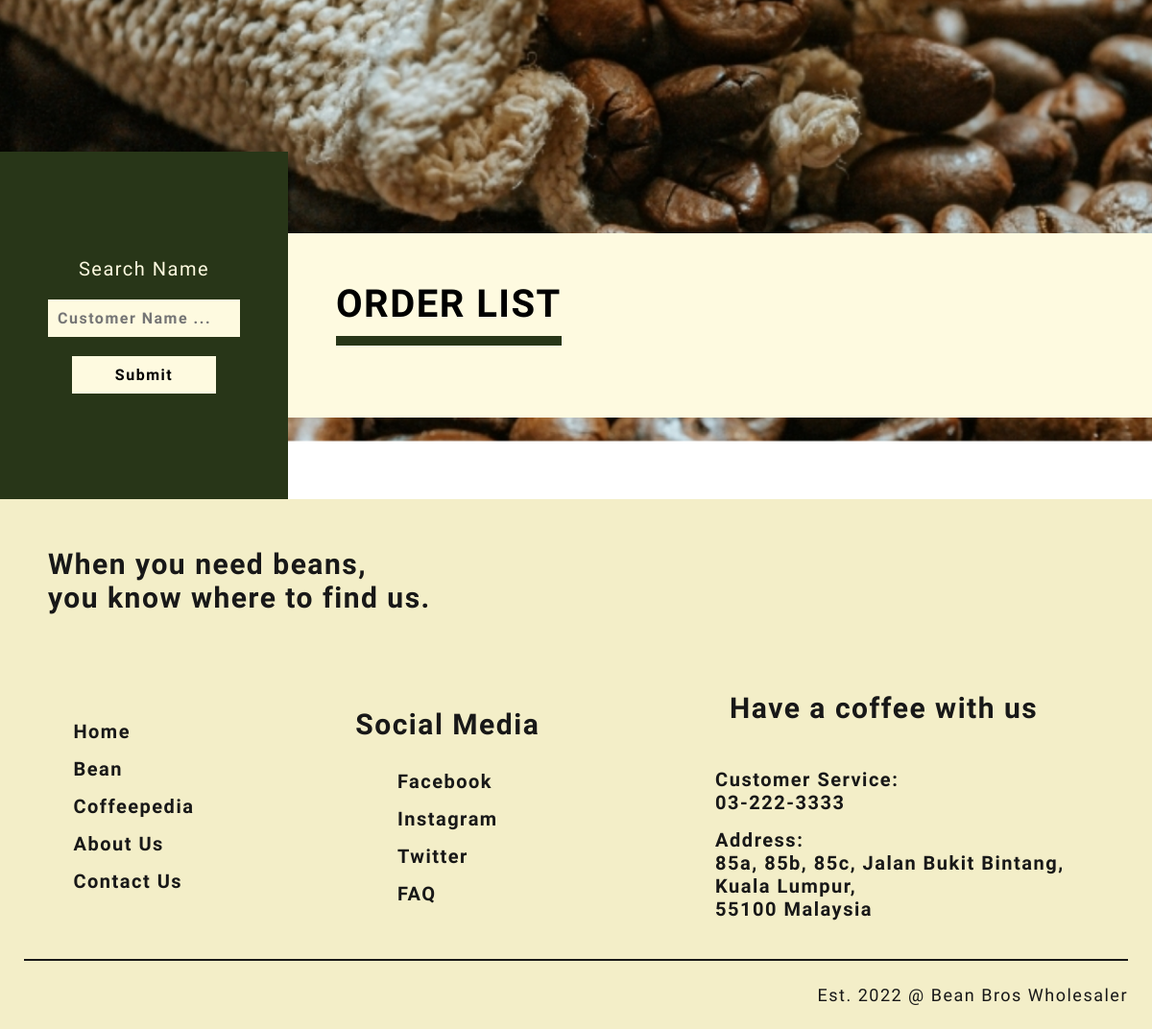
/php/checkorder.php (lower part), run on an earlier commit of the app's database.
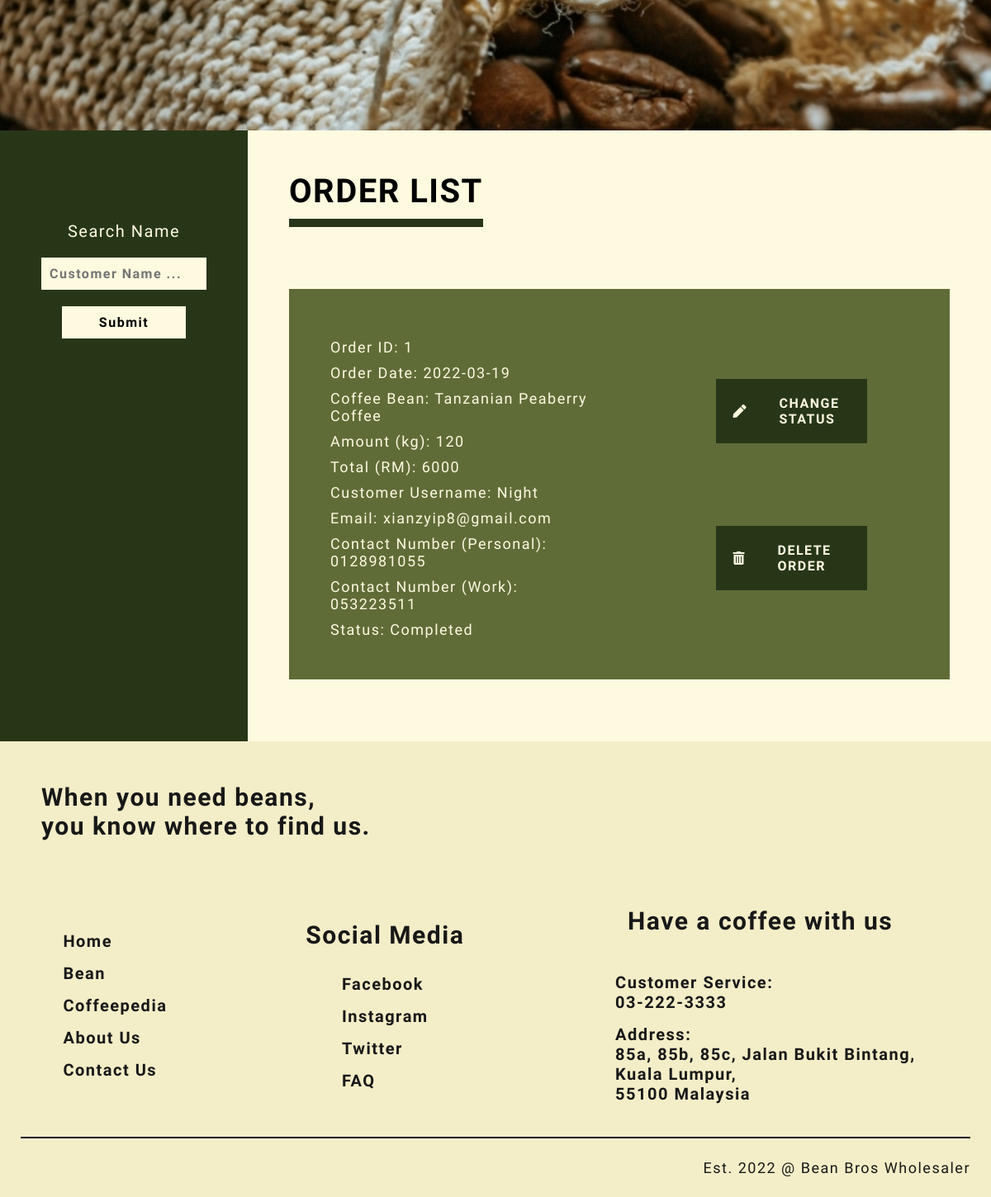
And on a later commit of the database.
### tables this page shows
CREATE TABLE IF NOT EXISTS `customer_order` (
  `Order_ID` int(255) NOT NULL AUTO_INCREMENT,
  `Customer_ID` int(255) NOT NULL,
  `Bean_ID` int(255) NOT NULL,
  `Coffee_Bean` text NOT NULL,
  `Amount` int(255) NOT NULL,
  `Price_Per_kg` int(255) NOT NULL,
  `Total` int(255) NOT NULL,
  `Status` text NOT NULL,
  `Order_Date` date NOT NULL,
  PRIMARY KEY (`Order_ID`),
  KEY `Customer_ID` (`Customer_ID`),
  KEY `Bean_ID` (`Bean_ID`)
);

CREATE TABLE IF NOT EXISTS `customer` (
  `Customer_ID` int(255) NOT NULL AUTO_INCREMENT,
  `Username` varchar(255) NOT NULL,
  `Email` varchar(255) NOT NULL,
  `Password` varchar(255) NOT NULL,
  `Company_Contact` varchar(255) NOT NULL,
  `Personal_Contact` varchar(255) NOT NULL,
  `Subscription` text,
  PRIMARY KEY (`Customer_ID`)
);

### php/checkorder.php (the view, shortened to what this page needs)
<!DOCTYPE html>
<html>
    <head>
        <link rel = "stylesheet" href = "../css/checkorder.css">
        <link rel = "stylesheet" href = "https://use.fontawesome.com/releases/v5.15.4/css/all.css">
        <link rel = "stylesheet" href = "https://use.fontawesome.com/releases/v5.15.4/css/v4-shims.css">
    </head>
    <body>
        <div class="admin-order-list-page">
            <div class="admin-order-list-parallax-group">
                <div class="admin-order-list-parallax-back">
                    <div class="aolb-image-container">
                        <img src="../img/coffee_beans_beans_coffee_179190_1920x1080.jpg">
                    </div>
                </div>
                <div class="admin-order-list-parallax-base">
                    <div class="admin-order-list-container">
                        <div class="admin-order-list-right">
                            <form method="POST">
                                <label>Search Name</label>
                                <input type="text" placeholder="Customer Name ..." name="searchName">
                                <input type="submit" name="search">
                            </form>
                            <?php
                                include("conn.php");
                                $searchName = "";
                                $searchResult = mysqli_query($con, "SELECT * FROM customer c, coffee_bean b, customer_order co
                                WHERE c.Username LIKE '%$searchName%' AND c.Customer_ID = co.Customer_ID AND b.Bean_ID = co.Bean_ID
                                ORDER BY co.Status = 'Pending';");
                            ?>
                        </div>
                        <div class="admin-order-list-left">
                            <div class="admin-order-list-title">
                                <h2>Order List</h2>
                            </div>
                            <div class="all-admin-order-list-container">
                                <?php
                                    while($row = mysqli_fetch_assoc($searchResult))
                                    {
                                        $displayOrder = '
                                        <div class="order-list">
                                            <div class="order-information">
                                                <p>Order ID: '.$row["Order_ID"].'</p>
                                                <p>Order Date: '.$row["Order_Date"].'</p>
                                                <p>Coffee Bean: '.$row["Coffee_Bean"].'</p>
                                                <p>Amount (kg): '.$row["Amount"].'</p>
                                                <p>Total (RM): '.$row["Total"].'</p>
                                                <p>Customer Username: '.$row["Username"].'</p>
                                                <p>Email: '.$row["Email"].'</p>
                                                <p>Contact Number (Personal): '.$row["Personal_Contact"].'</p>
                                                <p>Contact Number (Work): '.$row["Company_Contact"].'</p>
                                                <p>Status: '.$row["Status"].'</p>
                                            </div>
                                            <div class="order-function">
                                                <div class="change-container">
                                                    <i class="fas fa-pen"></i>
                                                    <a href=\'changestatus.php?Order_ID='.$row['Order_ID'].'\' onclick="return confirm(\'Change '.$row['Username'].' order status to Completed? Make sure '.$row['Username'].' has made his/her payment. This CANNOT be undone!\');"><h4>Change Status</h4></a>
                                                </div>
                                                <div class="delete-container">
                                                    <i class="fas fa-trash-alt"></i>
                                                    <a href=\'deleteorder.php?Order_ID='.$row['Order_ID'].'\' onclick="return confirm(\'Delete '.$row['Username'].' order? This CANNOT be undone!\');"><h4>Delete Order</h4></a>
                                                </div>
                                            </div>
                                        </div>
                                        ';
                                        echo $displayOrder;
                                    }
                                ?>
                            </div>
                        </div>
                    </div>
                    <div class="footer-container">
                        <div class="footer-quote-container">
                            <div class="footer-quote">
                                <p>When you need beans, <br>you know where to find us.</p>
                            </div>
                        </div>
                        <div class="footer-sub-container">
                            <div class="footer-nav">
                                <p><a href="home.html">Home</a></p>
                                <p><a href="bean.html">Bean</a></p>
                                <p><a href="coffeepedia_c.html">Coffeepedia</a></p>
                                <p><a href="aboutus.html">About Us</a></p>
                                <p><a href="contactus.html">Contact Us</a></p>
                            </div>
                            <div class="footer-social-media">
                                <div class="fsm-title">
                                    <p>Social Media</p>
                                </div>
                                <div class="fsm-content">
                                    <p>Facebook</p>
                                    <p>Instagram</p>
                                    <p>Twitter</p>
                                    <p><a href="faq.html">FAQ</a></p>
                                </div>
                            </div>
                            <div class="footer-contact-us">
                                <div class="fcu-title">
                                    <p>Have a coffee with us</p>
                                </div>
                                <div class="fcu-content">
                                    <p>Customer Service: <br>03-222-3333</p>
                                    <p>Address: <br>85a, 85b, 85c, Jalan Bukit Bintang, <br>Kuala Lumpur, <br>55100 Malaysia</p>
                                </div>
                            </div>
                        </div>
                        <div class="footer-copyright">
                            <p>Est. 2022 @ Bean Bros Wholesaler</p>
                        </div>
                    </div>
                </div>
            </div>
        </div>
    </body>
</html>

What changed in the data, as far as the page shows it:
added customer_order: Order_ID "1", Order_Date "2022-03-19", Coffee_Bean "Tanzanian Peaberry Coffee", Amount "120", Total "6000", Customer_ID.Username "Night", Customer_ID.Email "xianzyip8@gmail.com", Customer_ID.Personal_Contact "0128981055", Customer_ID.Company_Contact "053223511", Status "Completed"
